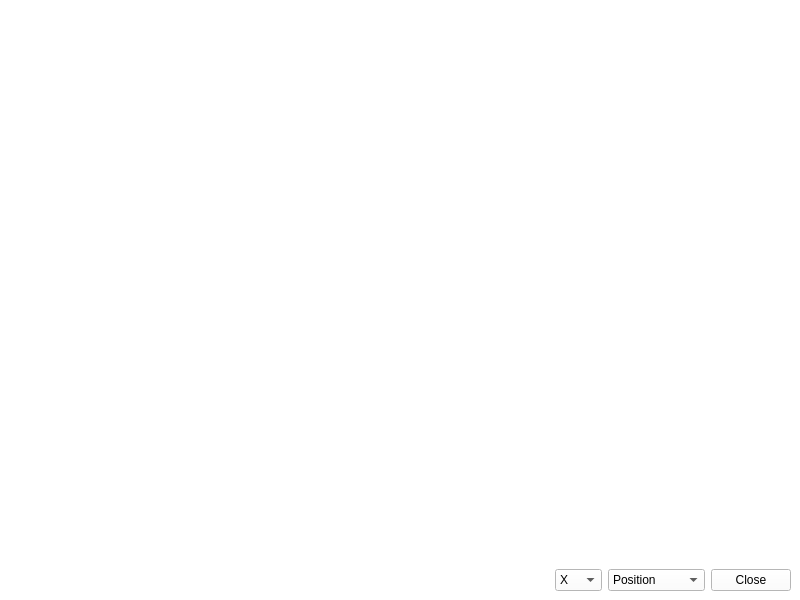
<?xml version="1.0" encoding="UTF-8"?>
<ui version="4.0">
 <class>PlotWin</class>
 <widget class="QMainWindow" name="PlotWin">
  <property name="geometry">
   <rect>
    <x>0</x>
    <y>0</y>
    <width>800</width>
    <height>600</height>
   </rect>
  </property>
  <property name="windowTitle">
   <string>Plots</string>
  </property>
  <property name="styleSheet">
   <string notr="true">background-color: rgb(255, 255, 255);</string>
  </property>
  <widget class="QWidget" name="centralwidget">
   <layout class="QGridLayout" name="gridLayout">
    <item row="0" column="0">
     <widget class="QwtPlot" name="qwtPlot"/>
    </item>
    <item row="1" column="0">
     <layout class="QHBoxLayout" name="horizontalLayout">
      <item>
       <spacer name="horizontalSpacer">
        <property name="orientation">
         <enum>Qt::Horizontal</enum>
        </property>
        <property name="sizeHint" stdset="0">
         <size>
          <width>40</width>
          <height>20</height>
         </size>
        </property>
       </spacer>
      </item>
      <item>
       <widget class="QComboBox" name="xypBox">
        <property name="frame">
         <bool>true</bool>
        </property>
        <item>
         <property name="text">
          <string>X</string>
         </property>
        </item>
        <item>
         <property name="text">
          <string>Y</string>
         </property>
        </item>
        <item>
         <property name="text">
          <string>Phi</string>
         </property>
        </item>
       </widget>
      </item>
      <item>
       <widget class="QComboBox" name="pvaBox">
        <item>
         <property name="text">
          <string>Position</string>
         </property>
        </item>
        <item>
         <property name="text">
          <string>Velocity</string>
         </property>
        </item>
        <item>
         <property name="text">
          <string>Acceleration</string>
         </property>
        </item>
       </widget>
      </item>
      <item>
       <widget class="QPushButton" name="pushButton">
        <property name="text">
         <string>Close</string>
        </property>
       </widget>
      </item>
     </layout>
    </item>
   </layout>
  </widget>
 </widget>
 <customwidgets>
  <customwidget>
   <class>QwtPlot</class>
   <extends>QFrame</extends>
   <header>qwt_plot.h</header>
   <container>1</container>
  </customwidget>
 </customwidgets>
 <resources/>
 <connections>
  <connection>
   <sender>pushButton</sender>
   <signal>clicked()</signal>
   <receiver>PlotWin</receiver>
   <slot>close()</slot>
   <hints>
    <hint type="sourcelabel">
     <x>764</x>
     <y>561</y>
    </hint>
    <hint type="destinationlabel">
     <x>712</x>
     <y>25</y>
    </hint>
   </hints>
  </connection>
 </connections>
</ui>
